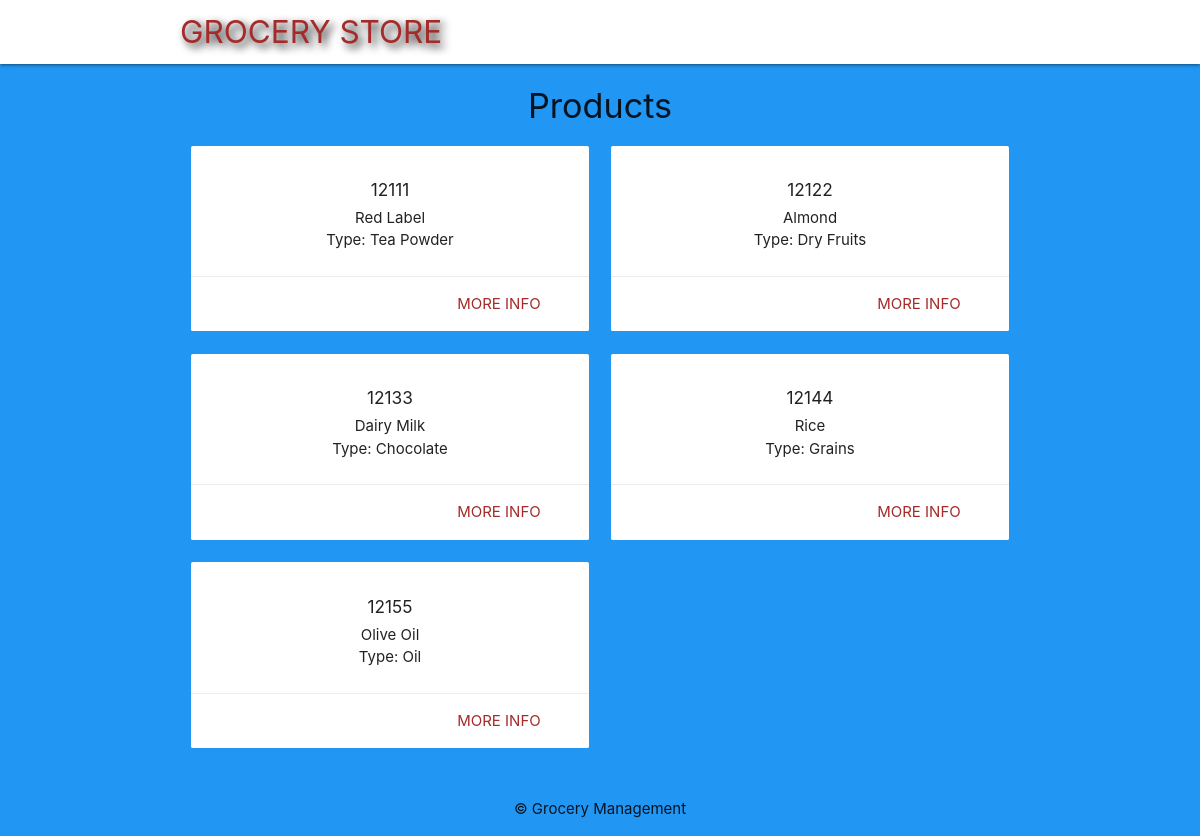
The page /p_index.php on the database its author committed.
### tables this page shows
CREATE TABLE `product` (
  `model_id` int(5) NOT NULL,
  `type` varchar(255) NOT NULL,
  `name_id` int(5) NOT NULL
);

CREATE TABLE `p_name` (
  `name_id` int(5) NOT NULL,
  `name` varchar(255) NOT NULL,
  `price` int(8) NOT NULL,
  `quantity` int(3) NOT NULL
);

### p_index.php (the view, shortened to what this page needs)
<?php
	include('config/db_connect_admin.php');
	$p_sql = 'SELECT p.model_id, n.name, p.type  FROM product p, p_name n WHERE n.name_id = p.name_id ORDER BY p.model_id';
	$p_result = mysqli_query($connect, $p_sql);
	$product = mysqli_fetch_all($p_result, MYSQLI_ASSOC);
?>
<!DOCTYPE html>
<html>
	<?php include('templates/header.php'); ?>
	<h4 class="center darkred-text">Products</h4>
	<div class="container">
		<div class="row">
			<?php foreach ($product as $pdt): ?>
				<div class="col s6 md3">
					<div class="card z-depth-0">
						<div class="card-content center">
							<h6><?php echo htmlspecialchars($pdt['model_id']); ?></h6>
							<div><?php echo htmlspecialchars($pdt['name']); ?></div>
							<div>Type: <?php echo htmlspecialchars($pdt['type']); ?></div>
						</div>
						<div class="card-action right-align">
							<a class="brand-text" href="p_details.php?id=<?php echo $pdt['model_id']?>">more info</a>
						</div>
					</div>
				</div>
			<?php endforeach; ?>
		</div>
	</div>
	<?php include('templates/footer.php'); ?>
</html>

### templates/header.php (style rules this page uses)
.brand-text { color: #A52A2A !important; }

### rows shown on the page
product: model_id "12111", name.name "Red Label", type "Tea Powder"
product: model_id "12122", name.name "Almond", type "Dry Fruits"
product: model_id "12133", name.name "Dairy Milk", type "Chocolate"
product: model_id "12144", name.name "Rice", type "Grains"
product: model_id "12155", name.name "Olive Oil", type "Oil"
